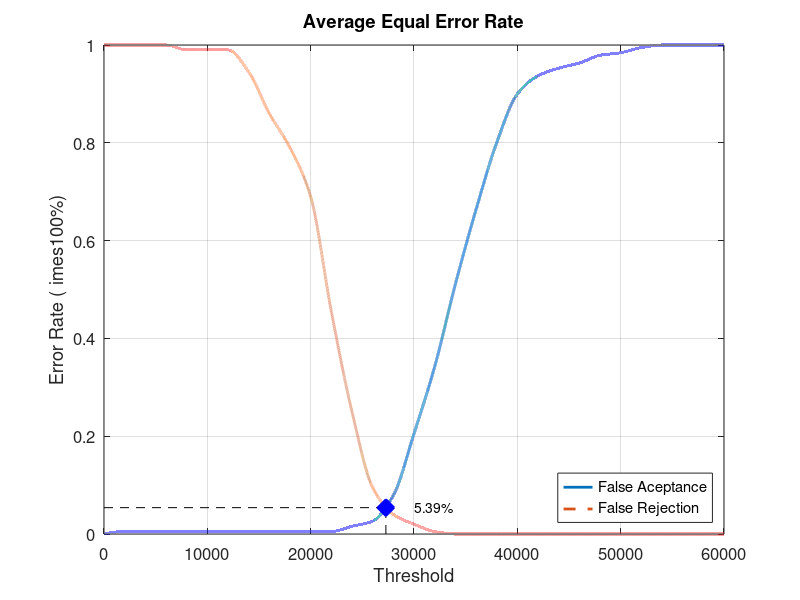
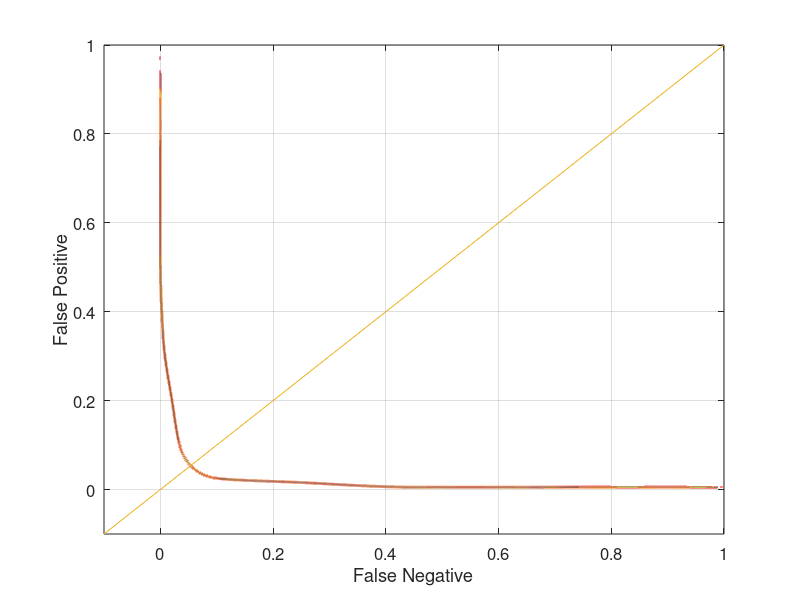

Write MATLAB code to recreate these figures, in order.
close all;
clear;
clc;
x = 0:2000:60000;
xq = 0:0.5:60000;

y0 = [0 0.00526316 0.00526316 0.00526316 0.00526316 0.00526316 0.00526316 0.00526316 0.00526316 0.00526316 0.00526316 0.00526316 0.0157895 0.0263158 0.0789474 0.205263 0.342105 0.510526 0.663158 0.8 0.9 0.936842 0.952632 0.963158 0.978947 0.984211 0.994737 1 1 1 1]
yy0 = interp1(x, y0, xq, 'pchip');
y1 = [1 1 1 1 0.99 0.99 0.99 0.945 0.86 0.79 0.69 0.455 0.25 0.095 0.04 0.02 0.005 0 0 0 0 0 0 0 0 0 0 0 0 0 0]
yy1 = interp1(x, y1, xq, 'pchip');

% Calculating EER: 
y2 = abs(y0 - y1);
find(y2 == min(y2))
yy2 = abs(yy0 - yy1);
xEER = find(yy2 == min(yy2));
xEERIndex = xq(xEER) % X-axis EER
yEER = yy0(xEER) % Y-axis EER

main = figure
plot(xq, yy0,'-','LineWidth', 2);	hold on
plot(xq, yy1,'--','LineWidth', 2);	hold on
plot([xEERIndex xEERIndex], [0 yEER], 'k--');	hold on
plot([0 xEERIndex], [yEER yEER], 'k--');	hold on
plot(xEERIndex, yEER, 'bx', 'LineWidth', 10);	hold on
text(xEERIndex + 10 * xEERIndex / 100, yEER, [num2str(round((10000 * yEER)) / 100) '%'])
legend('False Aceptance', 'False Rejection', 'Location', 'SouthEast')
xlabel('Threshold')
ylabel('Error Rate (	imes100%)')
title('Average Equal Error Rate')
set(gca, 'FontSize', 12)
axis([0 60000 0 1])
grid on

print(main, 'Database2_4Main', '-dpng');
FNRxFPR = figure('Color', [1 1 1]);
plot(yy1, yy0, '-', yy1, yy0, 'LineWidth', 2);
hold on
y = -0.1:0.1:1
plot(y, y); 
set(gca, 'FontSize', 12)
xlabel('False Negative')
ylabel('False Positive')
axis([-0.1 1 -0.1 1])
set(gca, 'FontSize', 12)
grid on

print(FNRxFPR, 'Database2_4FNRxFPR','-dpng');
